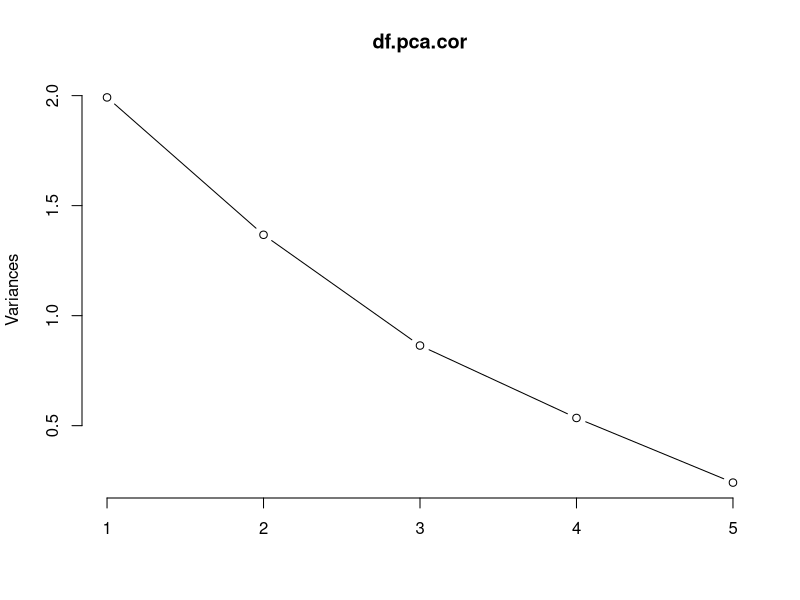
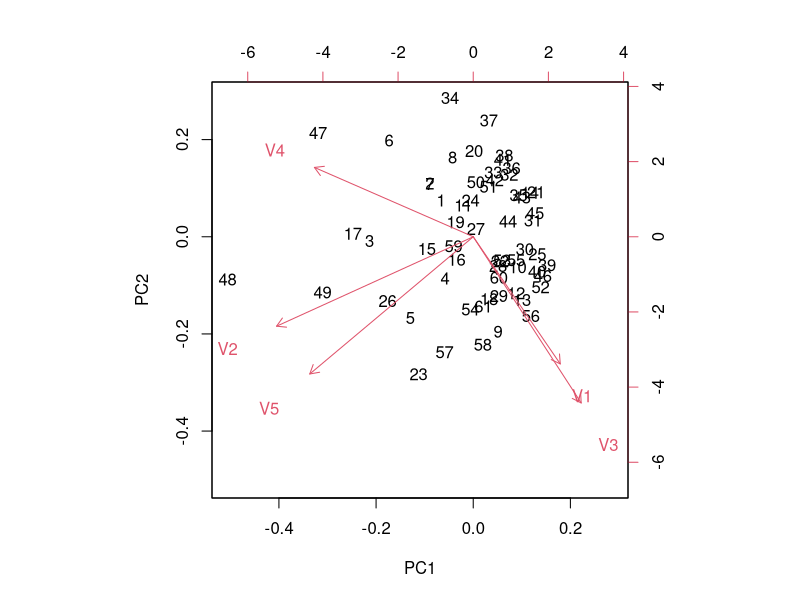
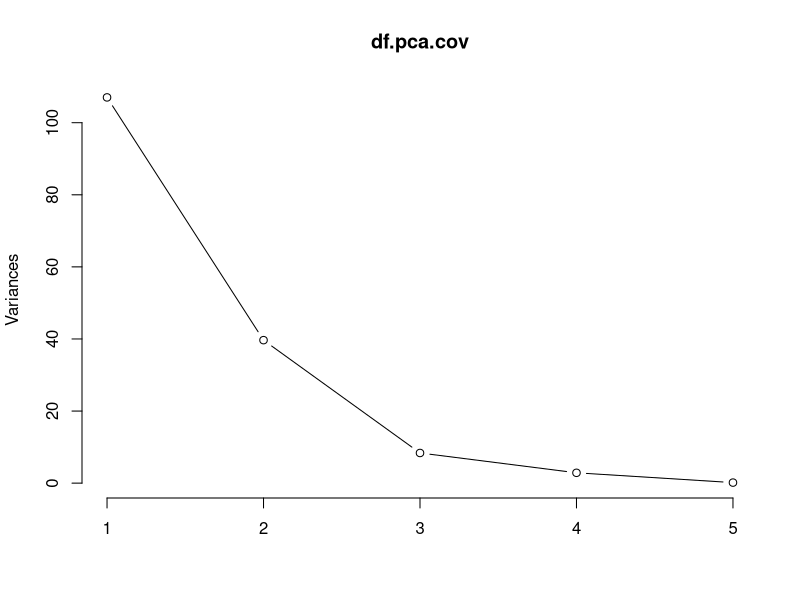
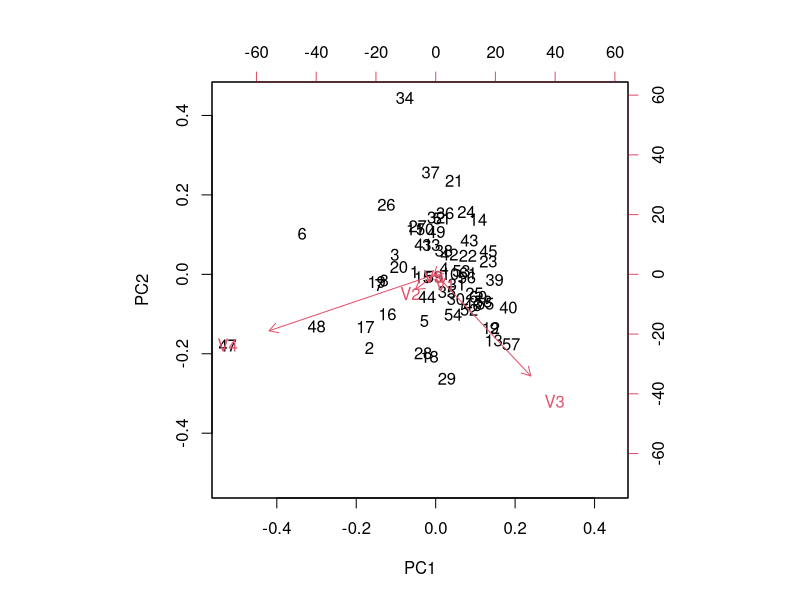

Recreate these plots in R, in order.

df = read.table("T8-5.DAT")

df.pca.cor = prcomp(df, scale=TRUE, center=TRUE, retx=TRUE)
df.pca.cov = prcomp(df, scale=FALSE, center=TRUE, retx=TRUE)

png(file="dfpcacor.png")
plot(df.pca.cor, type="l")
dev.off()
summary(df.pca.cor)
png(file="biplot_cor.png")
biplot(df.pca.cor) 
dev.off()
png(file="dfpcacov.png")
plot(df.pca.cov, type="l")
dev.off()
summary(df.pca.cov)
png(file="biplot_cov.png")
biplot(df.pca.cov) 
dev.off()

# We do note that we can achieve our objective with both methods, however we can use less PCs with covariance as it does not scale our
# data. Thus, it can be summarized in as few as 3 dimensions with the covariance method. The principal components have been plotted for interpretation.

